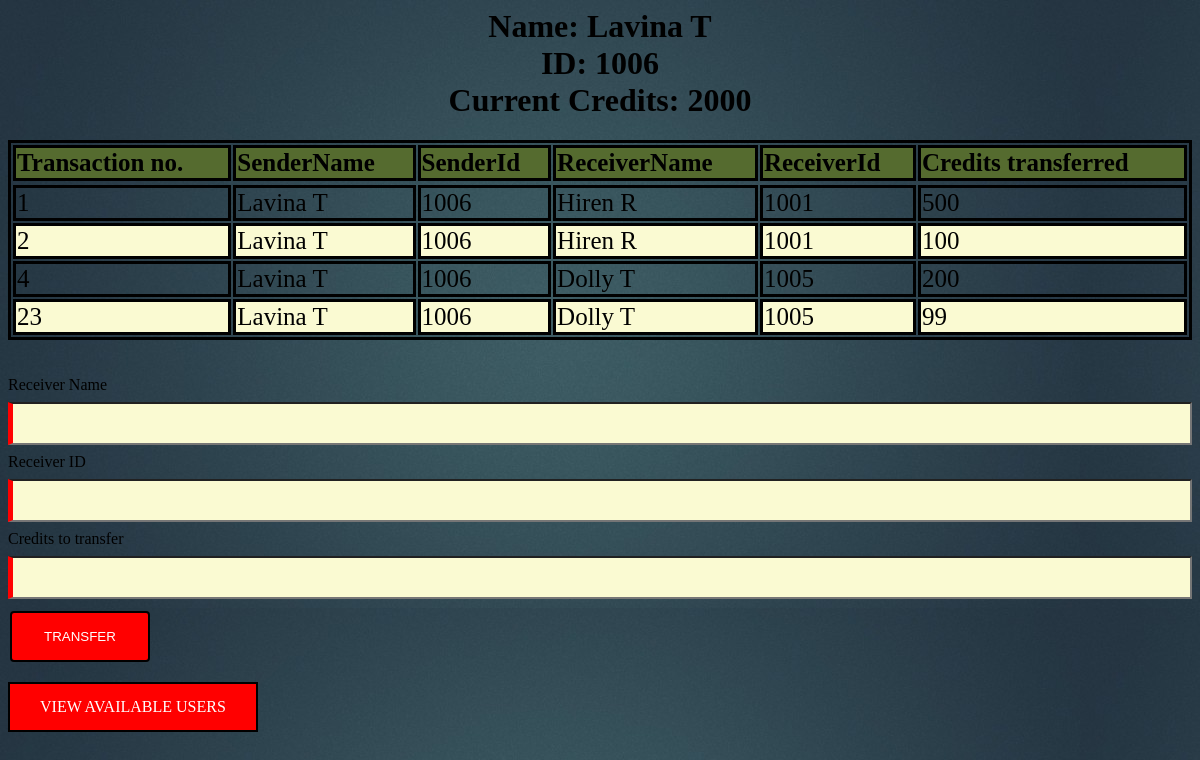
Screenshot of /views.php?id=1006&name=Lavina T&credit=2000 with the database file from the repository.
### tables this page shows
CREATE TABLE IF NOT EXISTS `transaction` (
  `transaction_id` int(255) NOT NULL AUTO_INCREMENT,
  `sender` varchar(255) NOT NULL,
  `sender_id` int(255) NOT NULL,
  `receiver` varchar(255) NOT NULL,
  `receiver_id` int(255) NOT NULL,
  `credit_transferred` int(255) NOT NULL,
  PRIMARY KEY (`transaction_id`)
);

### views.php (the view, shortened to what this page needs)
<html>
<head>
    </head>
    <body>
<?php
$id = $_REQUEST['id'];
$name = $_REQUEST['name'];
$credit= $_REQUEST['credit'];
$connection = mysqli_connect("localhost","root","","tsf1");
$query="SELECT * FROM transaction WHERE sender_id = $id";
$result=mysqli_query($connection,$query);
?>
 <table style="width:100%">
        <thead>
        <tr>
        <th>Transaction no.</th>
        <th>SenderName</th>
        <th>SenderId</th>
        <th>ReceiverName</th>
        <th>ReceiverId</th>
        <th>Credits transferred</th>
        </tr></thead>
        <tr>
        <tbody>
        <?php
            while($rows = mysqli_fetch_assoc($result)){                    ?>
            <tr>
            <td><?php echo $rows['transaction_id'];?></td>
                <td><?php echo $rows['sender'];?></td>
                <td><?php echo $rows['sender_id'];?></td>
                <td><?php echo $rows['receiver'];?></td>
                <td><?php echo $rows['receiver_id'];?></td>
                <td><?php echo $rows['credit_transferred'];?></td>
            </tr>
            <h1><?php
            }
                    echo "Name: ".$name;    ?><br>
            <?php   echo "ID: ".$id;   ?><br>
            <?php   echo "Current Credits: ".$credit;
            mysqli_close($connection); ?></h1>
                </tbody></table><br><br>
        <form name="myForm" action="transfer.php" method="POST">
        Receiver Name<input name="receiver" type="text"><br>
        Receiver ID<input name="receiver_id" type="text"><br>
        Credits to transfer<input name="credit_transferred" type="text"><br>
        <input type="submit" name="transfer" value="TRANSFER"><br>
        </form>
        <a href="users.php" class="users">VIEW AVAILABLE USERS</a>
    </body>
</html>

### views.php (style rules this page uses)
input[type=text] { width: 100%; padding: 12px 20px; margin: 8px 0; box-sizing: border-box; border-left: 5px solid red; background-color: lightgoldenrodyellow; }
input[type=submit] { background-color: red; border: none; color: white; padding: 16px 32px; text-decoration: none; margin: 4px 2px; cursor: pointer; border: 2px solid black; border-radius: 4px; }
h1 { font-weight: bolder; text-align: center; }
table { border: solid black; width: 100%; color: black; font-family: cursive; font-size: 25px; text-align: left; }
th { border: solid black; background-color: darkolivegreen; color: black; }
td { border: solid black; }
tr:nth-child(even) { border: solid black; background-color: lightgoldenrodyellow; }
a { color: firebrick; }
body { background: url("back.jpg"); }
a.users { background-color: rgba(255, 0, 0); color:white; padding: 14px 30px; text-align: center; text-decoration: none; display: inline-block; border:2px solid black; }

### rows the page displays
transaction: transaction_id "1", sender "Lavina T", sender "1006", receiver "Hiren R", receiver "1001", credit_transferred "500"
transaction: transaction_id "2", sender "Lavina T", sender "1006", receiver "Hiren R", receiver "1001", credit_transferred "100"
transaction: transaction_id "4", sender "Lavina T", sender "1006", receiver "Dolly T", receiver "1005", credit_transferred "200"
transaction: transaction_id "23", sender "Lavina T", sender "1006", receiver "Dolly T", receiver "1005", credit_transferred "99"

### other values shown
$name "Lavina T"
$id "1006"
$credit "2000"
